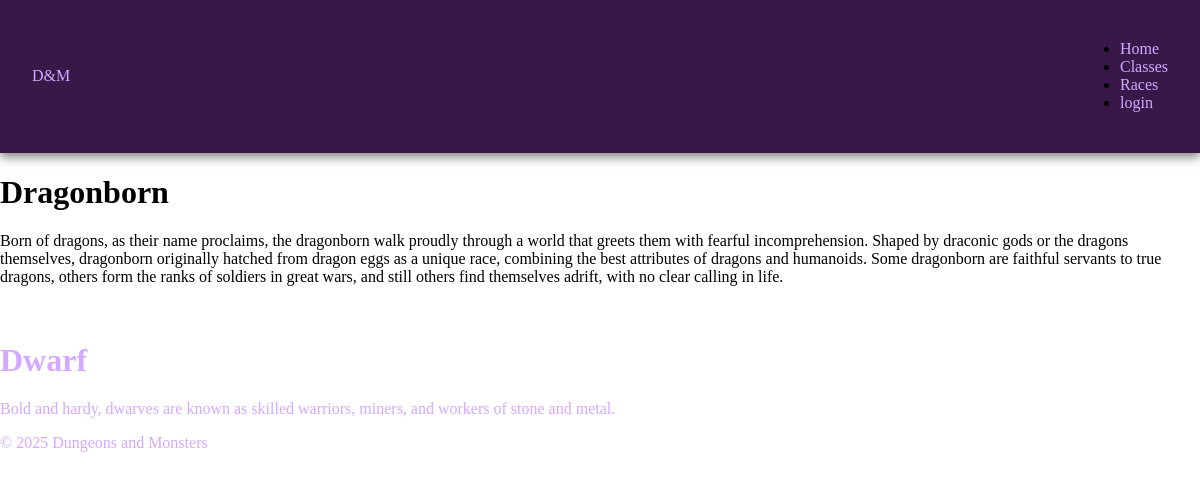
Screenshot of /races.php?raceId=1 with the database file from the repository.
### tables this page shows
CREATE TABLE `race` (
  `raceId` int(4) NOT NULL,
  `raceName` varchar(255) NOT NULL,
  `raceShortInformation` text NOT NULL,
  `raceInformation` text NOT NULL
);

### inc/racesFunctions.php (the view, shortened to what this page needs)
<?php
function getRaces(){
    $db = dbConnect();
    $sql = "SELECT * FROM race";
    $resourse = $db->query($sql) or die($db->error);
    $races = $resourse->fetch_all(MYSQLI_ASSOC);
    return $races;
}
        ?>
        <?php
function displayRaces() {
    $races = getRaces();
    $selectedRaceId = isset($_GET['raceId']) && is_numeric($_GET['raceId']) ? (int)$_GET['raceId'] : null;
    foreach ($races as $race) {
        if ($selectedRaceId !== null && $race['raceId'] == $selectedRaceId) {
            continue;
        }
        ?>
            <a href="?raceId=<?php echo $race['raceId']; ?>">
                <div>
                    <h1><?php echo $race['raceName'] ?></h1>
                    <p><?php echo $race['raceShortInformation'];  ?></p>
                </div>
            </a>
        <?php
    }
}
function getRace($raceId) {
    $db = dbConnect();
    $sql = "SELECT * FROM race WHERE raceId =" . $raceId;
    $resourse = $db->query($sql) or die($db->error);
    $race = $resourse->fetch_assoc();
    return $race;
}
function displayRace($raceId) {
    $race = getRace($raceId);
    ?>
        <h1><?php echo $race['raceName'] ?></h1>
        <p><?php echo nl2br($race['raceInformation']);  ?></p>
    <?php
}
?>

### css/main.css (style rules this page uses)
:root { --mainColorDarker: #391849; --white: #ffffff; --textColor: #d3aaff; }
body { background-color: var(--white); margin: 0; }
a { text-decoration: none; color: var(--textColor); }

### rows the page displays
race: raceName "Dragonborn", raceInformation "Born of dragons, as their name proclaims, the dragonborn walk proudly through a world that greets them with fearful incomprehension. Shaped by draconic gods or the dragons themselves, dragonborn originally hatched from dragon eggs as a unique race, combining the best attributes of dragons and humanoids. Some dragonborn are faithful servants to true dragons, others form the ranks of soldiers in great wars, and still others find themselves adrift, with no clear calling in life."
race: raceName "Dwarf", raceShortInformation "Bold and hardy, dwarves are known as skilled warriors, miners, and workers of stone and metal."
